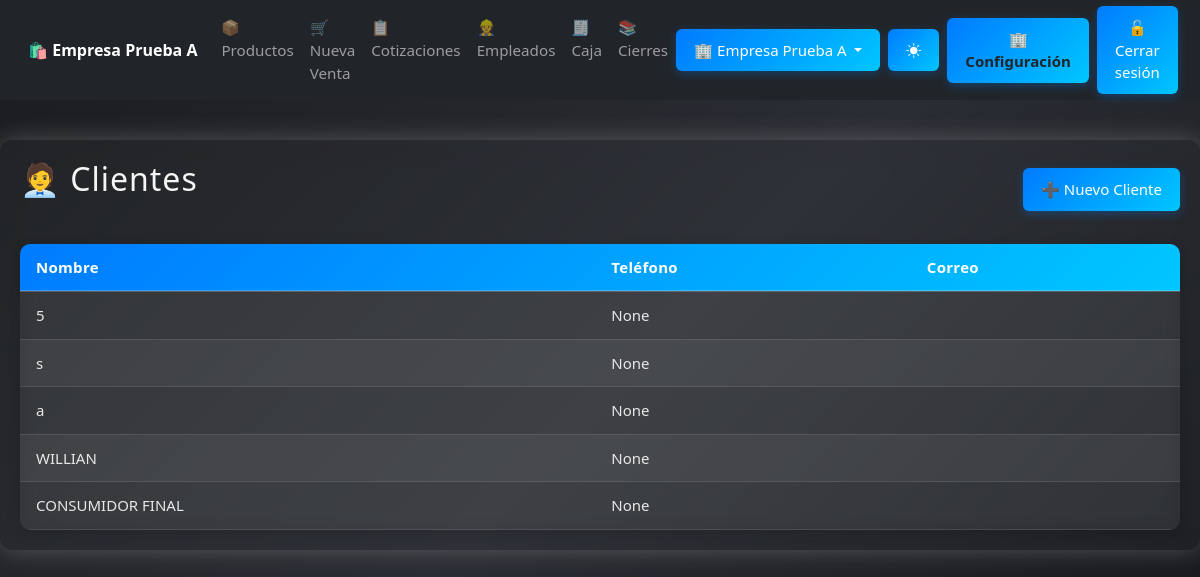
/clientes/ (signed in), run on the app's committed database.
### core/models.py (models this page shows, shortened)
class Empresa(models.Model):
    nombre = models.CharField(max_length=150)
    rtn = models.CharField(max_length=20, blank=True, null=True)
    direccion = models.CharField(max_length=255, blank=True, null=True)
    telefono = models.CharField(max_length=20, blank=True, null=True)
    correo = models.EmailField(max_length=150, blank=True, null=True)
    activo = models.BooleanField(default=True)
    creado = models.DateTimeField(auto_now_add=True)

### clientes/models.py (models this page shows, shortened)
class Cliente(models.Model):
    empresa = models.ForeignKey(
        Empresa,
        on_delete=models.PROTECT,
        related_name="clientes"
    )
    nombre = models.CharField(max_length=150)
    rtn = models.CharField(max_length=20, blank=True, null=True)
    direccion = models.CharField(max_length=255, blank=True, null=True)
    telefono = models.CharField(max_length=20, blank=True, null=True)

### clientes/views.py (the view)
# urls.py: path('', views.listar_clientes, name='listar_clientes'),
@login_required
@requiere_modulo('mod_clientes')
@permission_required('clientes.view_cliente', raise_exception=True)
def listar_clientes(request):
    q = (request.GET.get('q') or '').strip()
    clientes_qs = Cliente.objects.filter(
        empresa=request.empresa
    ).order_by('-id')
    if q:
        clientes_qs = clientes_qs.filter(
            Q(nombre__icontains=q) |
            Q(telefono__icontains=q) |
            Q(rtn__icontains=q)
        )
    paginator = Paginator(clientes_qs, 15)
    page_obj = paginator.get_page(request.GET.get('page'))
    return render(request, 'clientes/listar_clientes.html', {
        'page_obj': page_obj,
        'q': q,
    })

### core/context_processors.py (called while the page is built)
def empresas_para_superuser(request):
    if request.user.is_authenticated and request.user.is_superuser:
        return {"empresas_selector": Empresa.objects.all().order_by("id")}
    return {"empresas_selector": []}

def empresa_config(request):
    empresa = getattr(request, "empresa", None)
    if not empresa:
        return {"empresa": None}
    config, _ = EmpresaConfig.objects.get_or_create(
        empresa=empresa,
        defaults={
            "nombre": empresa.nombre,
            "rtn": "00000000000000",
            "direccion": "Pendiente",
        }
    )
    return {"empresa": config}

def modulos_config(request):
    empresa = getattr(request, "empresa", None)
    if not empresa:
        return {"modulos": None}
    modulos, _ = ModuloConfig.objects.get_or_create(empresa=empresa)
    return {"modulos": modulos}

### clientes/templates/clientes/listar_clientes.html (shortened to what this page needs)
{% extends 'base.html' %}
{% block content %}
<div class="contenedor">
  <div class="d-flex justify-content-between align-items-center mb-3">
    <h2>🧑‍💼 Clientes</h2>
    <a href="{% url 'clientes:crear_cliente' %}" class="btn btn-primary">➕ Nuevo Cliente</a>
  </div>
  <table class="tabla">
    <thead>
      <tr>
        <th>Nombre</th>
        <th>Teléfono</th>
        <th>Correo</th>
      </tr>
    </thead>
    <tbody>
      {% for cliente in page_obj %}
        <tr>
          <td>{{ cliente.nombre }}</td>
          <td>{{ cliente.telefono }}</td>
          <td>{{ cliente.correo }}</td>
        </tr>
      {% empty %}
        <tr>
          <td colspan="3">No hay clientes registrados.</td>
        </tr>
      {% endfor %}
    </tbody>
  </table>
</div>
{% endblock %}

### core/templates/base.html (shortened to what this page needs)
<!DOCTYPE html>
<html lang="es">
<head>
  {% load static %}
  <link href="https://cdn.jsdelivr.net/npm/bootstrap@5.3.0/dist/css/bootstrap.min.css" rel="stylesheet">
  <link rel="stylesheet" href="{% static 'css/estilo_base.css' %}">
  <link href="https://cdn.jsdelivr.net/npm/bootstrap-icons@1.11.3/font/bootstrap-icons.css" rel="stylesheet">
</head>
<body>
  <nav class="navbar navbar-expand-lg navbar-dark bg-dark sticky-top" id="menu-principal">
    <div class="container-fluid">
      <a class="navbar-brand fw-bold" href="{% url 'dashboard' %}">
        🛍️ {{ request.empresa.nombre|default:"SISTEMAS FAJARDO" }}
      </a>
      <div class="collapse navbar-collapse" id="navbarNav">
        <ul class="navbar-nav me-auto">
          <li class="nav-item">
            <a class="nav-link" href="{% url 'productos:listar_productos' %}">📦 Productos</a>
          </li>
          <li class="nav-item">
            {% if modulos.mod_ventas and perms.ventas.add_venta %}
              <a class="nav-link" href="{% url 'ventas:crear_venta' %}">🛒 Nueva Venta</a>
            {% endif %}
          </li>
          <li class="nav-item">
            {% if modulos.mod_cotizaciones and perms.cotizaciones.view_cotizacion %}
              <a class="nav-link" href="{% url 'cotizaciones:lista_cotizaciones' %}">📋 Cotizaciones</a>
            {% endif %}
          </li>
          <li class="nav-item">
            {% if modulos.mod_empleados and perms.empleados.view_empleado %}
              <a class="nav-link" href="{% url 'empleados:lista_empleados' %}">👷 Empleados</a>
            {% endif %}
          </li>
        <li class="nav-item">
            {% if modulos.mod_caja and perms.caja.add_cajasesion %}
              <a class="nav-link" href="{% url 'caja:abrir_caja' %}">🧾 Caja</a>
            {% endif %}
          </li>
          <li class="nav-item">
            {% if modulos.mod_caja and perms.caja.view_cajasesion %}
            <a class="nav-link" href="{% url 'caja:historial_cajas' %}">📚 Cierres</a>
            {% endif %}
          </li>
        </ul>
        <ul class="navbar-nav ms-auto align-items-center">
                {% if user.is_authenticated and user.is_superuser %}
        <li class="nav-item dropdown me-2">
          <a class="btn btn-outline-info btn-sm dropdown-toggle"
            href="#" role="button" data-bs-toggle="dropdown" aria-expanded="false">
            🏢 {{ request.empresa.nombre|default:"Seleccionar empresa" }}
          </a>
        </li>
        {% endif %}
          <li class="nav-item me-2">
            <button id="themeToggle" class="btn btn-outline-light btn-sm" type="button">
              <i class="bi bi-brightness-high-fill" id="themeIcon"></i>
            </button>
          </li>
          {% if perms.configuracion.view_empresa %}
          <li class="nav-item me-2">
            <a href="{% url 'configuracion:configuracion_empresa' %}"
               class="btn btn-warning btn-sm fw-bold text-dark">
              🏢 Configuración
            </a>
          </li>
          {% endif %}
          {% if user.is_authenticated %}
          <li class="nav-item">
            <form action="{% url 'logout' %}" method="post" class="mb-0">
              <button type="submit" class="btn btn-danger btn-sm">
                🔓 Cerrar sesión
              </button>
            </form>
          </li>
          {% endif %}
        </ul>
      </div>
    </div>
  </nav>
  <div class="container-fluid px-0">
    {% block content %}
    {% endblock %}
  </div>
</body>
</html>

### static/css/estilo_base.css (style rules this page uses)
.contenedor { max-width: 1600px; margin: 40px auto; padding: 20px; background: rgba(124, 121, 121, 0.06); backdrop-filter: blur(12px); border-radius: 12px; box-shadow: 0 0 25px rgba(206, 199, 199, 0.3); font-family: 'Segoe UI', sans-serif; transition: all 0.4s ease; box-sizing: border-box; }
h2, h3 { text-align: center; color: #f5f5f5; margin-bottom: 20px; letter-spacing: 1px; transition: color 0.3s ease; }
button, .btn { background: linear-gradient(135deg, #007bff, #00c6ff); color: white; padding: 12px 20px; border: none; border-radius: 6px; font-size: 16px; cursor: pointer; transition: all 0.3s ease; box-shadow: 0 3px 10px rgba(0, 123, 255, 0.3); }
body { background: linear-gradient(135deg, #1a1c1f, #2a2d33, #141619); background-attachment: fixed; color: #f1f1f1; transition: all 0.4s ease; }
@media (max-width: 1200px) { .btn { font-size: 15px; padding: 10px 18px; } }
.navbar, .container, .btn, .contenedor, .form-row, .productos-box { transition: all 0.3s ease; }
.tabla { width: 100%; border-collapse: collapse; margin-top: 25px; background: rgba(255, 255, 255, 0.06); border-radius: 10px; overflow: hidden; box-shadow: 0 2px 12px rgba(0, 0, 0, 0.15); backdrop-filter: blur(10px); }
.tabla thead { background: linear-gradient(135deg, #007bff, #00c6ff); color: white; text-align: left; }
.tabla th, .tabla td { padding: 12px 16px; text-align: left; font-size: 15px; }
.tabla tbody tr:nth-child(even) { background: rgba(255, 255, 255, 0.05); }
.tabla th { border-bottom: 2px solid rgba(255, 255, 255, 0.2); font-weight: 600; letter-spacing: 0.3px; }
.tabla td { border-bottom: 1px solid rgba(255, 255, 255, 0.1); }
.navbar { padding: 0.4rem 1rem !important; }
.navbar-brand { font-size: 1rem; white-space: nowrap; }
.navbar-nav .nav-link { font-size: 0.95rem; padding: 6px 10px; }
html, body { height: 100%; min-height: 100vh; margin: 0; padding: 0; display: flex; flex-direction: column; }
:root { --radius: 6px; }
body:not(.light-mode) { --bs-body-bg: #1b1e22; --bs-body-color: #e8e8e8; --bs-border-color: #3b3f45; --bs-primary-bg-subtle: #172b42; --bs-primary-text: #4db8ff; --bs-card-bg: #22262b; --bs-table-bg: #262b31; --bs-table-striped-bg: #2c3238; --bs-table-hover-bg: #333a42; --bs-warning-bg: #5c4d00; --bs-danger-bg: #5c1f1f; }
body, html { background-color: var(--bs-body-bg) !important; color: var(--bs-body-color) !important; }
.btn { border-radius: var(--radius); }
.btn-primary { background-color: var(--bs-primary-text); border-color: var(--bs-primary-text); }

### data on the page
Empresa: empresa.nombre "Empresa Prueba A"
Cliente: nombre "5", telefono "None"
Cliente: nombre "s", telefono "None"
Cliente: nombre "a", telefono "None"
Cliente: nombre "WILLIAN", telefono "None"
Cliente: nombre "CONSUMIDOR FINAL", telefono "None"
